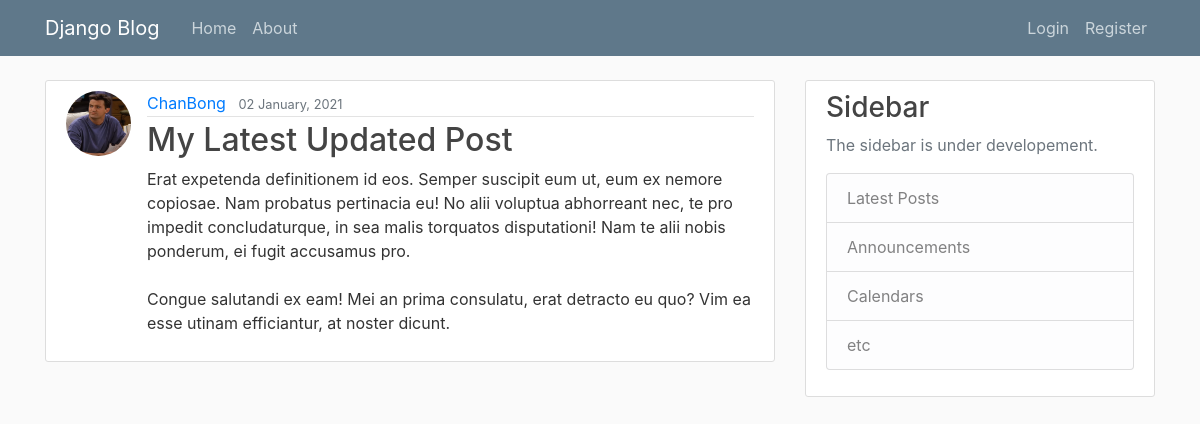
The page /post/30/ on the database its author committed.
### blog/models.py (models this page shows, shortened)
class Post(models.Model):
    title = models.CharField(max_length=100)
    content = models.TextField()
    date_posted = models.DateTimeField(default=timezone.now)
    author = models.ForeignKey(User, on_delete=models.CASCADE)

### users/models.py (models this page shows, shortened)
class Profile(models.Model):
    user = models.OneToOneField(User, on_delete=models.CASCADE)
    image = models.ImageField(default='default.jpg', upload_to='profile_pics')

### blog/views.py (the view)
# urls.py: path('post/<int:pk>/', PostDetailView.as_view(), name='post-detail'),
class PostDetailView(DetailView):
    model = Post

### blog/templates/blog/post_detail.html (shortened to what this page needs)
{% extends "blog/base.html" %}
{% block content %}
  <article class="media content-section">
    <img class="rounded-circle article-img" src="{{ object.author.profile.image.url }}">
    <div class="media-body">
      <div class="article-metadata">
        <a class="mr-2" href="{% url 'user-posts' object.author.username %}">{{ object.author }}</a>
        <small class="text-muted">{{ object.date_posted|date:"d F, Y" }}</small>
      </div>
      <h2 class="article-title">{{ object.title }}</h2>
      <p class="article-content">{{ object.content }}</p>
    </div>
  </article>
{% endblock content %}

### blog/static/blog/main.css (style rules this page uses)
body { background: #fafafa; color: #333333; margin-top: 5rem; }
h1, h2, h3, h4, h5, h6 { color: #444444; }
.content-section { background: #ffffff; padding: 10px 20px; border: 1px solid #dddddd; border-radius: 3px; margin-bottom: 20px; }
.article-title { color: #444444; }
.article-content { white-space: pre-line; }
.article-img { height: 65px; width: 65px; margin-right: 16px; }
.article-metadata { padding-bottom: 1px; margin-bottom: 4px; border-bottom: 1px solid #e3e3e3 }

### rows shown on the page
Post: author.profile.image (picture), author "ChanBong", date_posted "02 January, 2021", title "My Latest Updated Post", content "Erat expetenda definitionem id eos. Semper suscipit eum ut, eum ex nemore copiosae. Nam probatus pertinacia eu! No alii voluptua abhorreant nec, te pro impedit concludaturque, in sea malis torquatos disputationi! Nam te alii nobis ponderum, ei fugit accusamus pro. Congue salutandi ex eam! Mei an prima consulatu, erat detracto eu quo? Vim ea esse utinam efficiantur, at noster dicunt."
